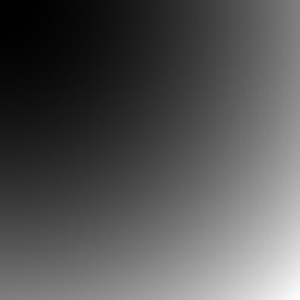
#> input picture assignment-3-segmentation/1/data/test.jpg, 100 x 100 px (shown 3 times larger)
$ python myMainScript.py
#> lines starting #> are read from the running program, lines starting #| are printed output that depends on the picture
### assignment-3-segmentation/1/code/myHarrisCornerDetector.py
import numpy as np


def gaussian_mask(n, sigma=None):
    if sigma is None:
        sigma = 0.3*(n//2) + 0.8
    X = np.arange(-(n//2), n//2+1)
    kernel = np.exp(-(X**2)/(2*sigma**2))
    return kernel


def seperable_conv(I, filter_x, filter_y):
    h, w = I.shape[:2]
    n = filter_x.shape[0]//2
    I_a = np.zeros(I.shape)
    I_b = np.zeros(I.shape)
    for x in range(n, w-n):
        patch = I[:, x-n:x+n+1]
        I_a[:, x] = np.sum(patch * filter_x, 1)
    filter_y = np.expand_dims(filter_y, 1)
    for y in range(n, h-n):
        patch = I_a[y-n:y+n+1, :]
        I_b[y, :] = np.sum(patch * filter_y, 0)
    return I_b


def corner_harris(I, n_g=5, n_w=5, k=0.06):
    h, w = I.shape
    sobel_1 = np.array([-1, 0, 1])
    sobel_2 = np.array([1, 2, 1])
    I_x = seperable_conv(I, sobel_1, sobel_2)
    I_y = seperable_conv(I, sobel_2, sobel_1)
    g_kernel = gaussian_mask(n_g)
    I_x = seperable_conv(I_x, g_kernel, g_kernel)
    I_y = seperable_conv(I_y, g_kernel, g_kernel)
    D_temp = np.zeros((h, w, 2, 2))
    D_temp[:, :, 0, 0] = np.square(I_x)
    D_temp[:, :, 0, 1] = I_x*I_y
    D_temp[:, :, 1, 0] = D_temp[:, :, 0, 1]
    D_temp[:, :, 1, 1] = np.square(I_y)
    g_filter = gaussian_mask(n_w)
    g_filter = np.dstack([g_filter]*4).reshape(n_w, 2, 2)
    D = seperable_conv(D_temp, g_filter, g_filter)
    P = D[:, :, 0, 0]
    Q = D[:, :, 0, 1]
    R = D[:, :, 1, 1]
    T1 = (P+R)/2
    T2 = np.sqrt(np.square(P-R)+4*np.square(Q))/2
    L_1 = T1-T2
    L_2 = T1+T2
    C = L_1*L_2 - k*np.square(L_1+L_2)
    return C, I_x, I_y, L_1, L_2

### assignment-3-segmentation/1/code/myMainScript.py
from numpy import array
from matplotlib import pyplot as plt
from PIL import Image

from myHarrisCornerDetector import corner_harris

img_path = '../data/test.jpg'
img = array(Image.open(img_path))
#> img is the input picture: shape (100, 100); min 0, max 254, mean 84.9
img = (img - img.min())/(img.max()-img.min())
C, I_x, I_y, L_1, L_2 = corner_harris(img, k=0.06)
#> after the loop in seperable_conv, `for x in range(n, w-n):`:
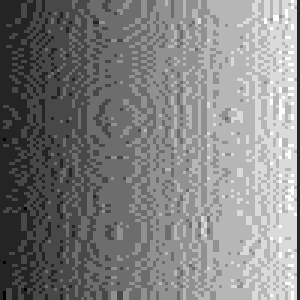
#> I_a: shape (100, 100) float64 (shown 3 times larger); min -0.00394, max 0.0236, mean 0.00994; drawn with min black and max white
#> after the loop in seperable_conv (call 2), `for y in range(n, h-n):`:
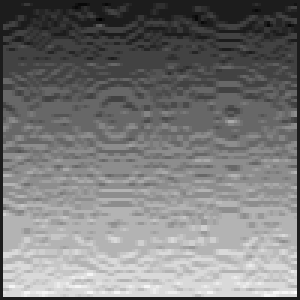
#> I_b: shape (100, 100) float64 (shown 3 times larger); min -0.0118, max 0.0945, mean 0.039; drawn with min black and max white
#> after the loop in seperable_conv (call 3), `for x in range(n, w-n):`:
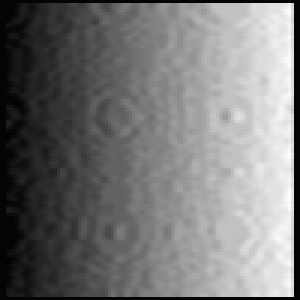
#> I_a: shape (100, 100) float64 (shown 3 times larger); min -0.00468, max 0.273, mean 0.125; drawn with min black and max white
#> after the loop in seperable_conv (call 4), `for y in range(n, h-n):`:
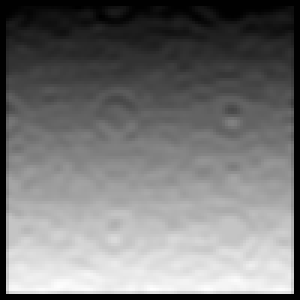
#> I_b: shape (100, 100) float64 (shown 3 times larger); min -0.00558, max 0.875, mean 0.398; drawn with min black and max white
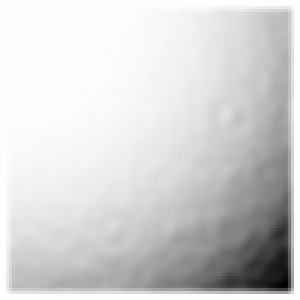
#> C: shape (100, 100) float64 (shown 3 times larger); min -11.9, max 1.36e-06, mean -2; drawn with min black and max white
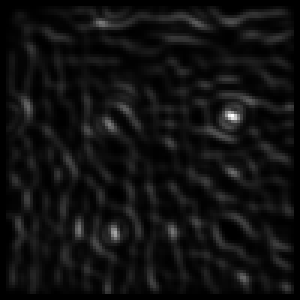
#> L_1: shape (100, 100) float64 (shown 3 times larger); min 0, max 0.0391, mean 0.00263; drawn with min black and max white
C = (C - C.min())/(C.max()-C.min())

plt.figure(figsize=(10, 5))
plt.subplot(121)
plt.title('$I_x$')
plt.imshow(I_x, cmap='gray')
plt.subplot(122)
plt.title('$I_y$')
plt.imshow(I_y, cmap='gray')
plt.tight_layout()
plt.show()


plt.figure(figsize=(16, 5))
plt.subplot(121)
plt.title(r'$\lambda_1$')
plt.imshow(L_1, cmap='gnuplot')
plt.colorbar()
plt.subplot(122)
plt.title(r'$\lambda_2$')
plt.imshow(L_2, cmap='gnuplot')
plt.colorbar()
plt.tight_layout()
plt.show()


plt.figure(figsize=(13, 5))
plt.subplot(121)
plt.imshow(C-0.457, cmap='gnuplot')
plt.title('Corner-ness Map')
plt.colorbar()
plt.subplot(122)
plt.imshow(img/2+2*C*(C >= 0.457), cmap='gnuplot')
plt.title('Detected Corners')
plt.tight_layout()
plt.show()
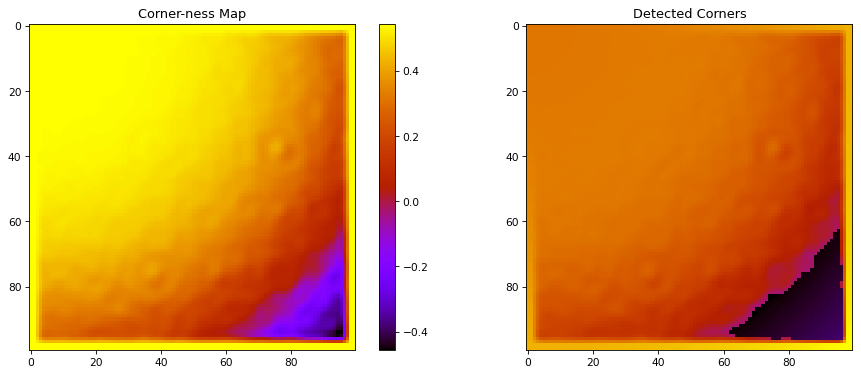
#> figure drawn by matplotlib, 3 panels
